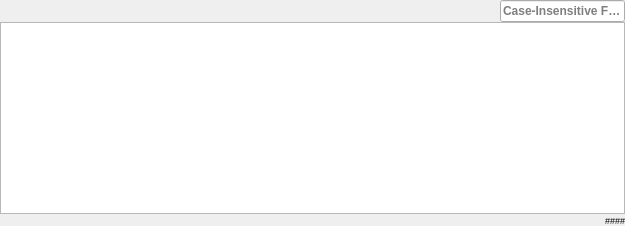
       <widget class="QWidget" name="Recent_Faults">
        <attribute name="title">
         <string>Recent Faults</string>
        </attribute>
        <layout class="QVBoxLayout" name="verticalLayout_10">
         <property name="spacing">
          <number>0</number>
         </property>
         <property name="leftMargin">
          <number>0</number>
         </property>
         <property name="topMargin">
          <number>0</number>
         </property>
         <property name="rightMargin">
          <number>0</number>
         </property>
         <property name="bottomMargin">
          <number>0</number>
         </property>
         <item>
          <layout class="QHBoxLayout" name="Recent_Faults_Search_Layout">
           <property name="spacing">
            <number>0</number>
           </property>
           <item>
            <spacer name="Recent_Faults_Search_Spacer">
             <property name="orientation">
              <enum>Qt::Horizontal</enum>
             </property>
             <property name="sizeHint" stdset="0">
              <size>
               <width>500</width>
               <height>20</height>
              </size>
             </property>
            </spacer>
           </item>
           <item>
            <widget class="QLineEdit" name="Recent_Fault_Search_Line_Edit">
             <property name="font">
              <font>
               <weight>75</weight>
               <bold>true</bold>
              </font>
             </property>
             <property name="placeholderText">
              <string>Case-Insensitive Filter</string>
             </property>
            </widget>
           </item>
          </layout>
         </item>
         <item>
          <widget class="QTableView" name="Recent_Faults_View">
           <property name="editTriggers">
            <set>QAbstractItemView::NoEditTriggers</set>
           </property>
           <property name="alternatingRowColors">
            <bool>true</bool>
           </property>
           <attribute name="horizontalHeaderDefaultSectionSize">
            <number>150</number>
           </attribute>
          </widget>
         </item>
         <item>
          <layout class="QHBoxLayout" name="Recent_Faults_Number_Filters_Layout">
           <item>
            <spacer name="Recebt_Faults_Number_Filters_Spacer">
             <property name="orientation">
              <enum>Qt::Horizontal</enum>
             </property>
             <property name="sizeHint" stdset="0">
              <size>
               <width>40</width>
               <height>12</height>
              </size>
             </property>
            </spacer>
           </item>
           <item>
            <widget class="QLabel" name="Recent_Faults_Number_Filters_Label">
             <property name="font">
              <font>
               <pointsize>7</pointsize>
              </font>
             </property>
             <property name="text">
              <string>####</string>
             </property>
            </widget>
           </item>
          </layout>
         </item>
        </layout>
       </widget>
